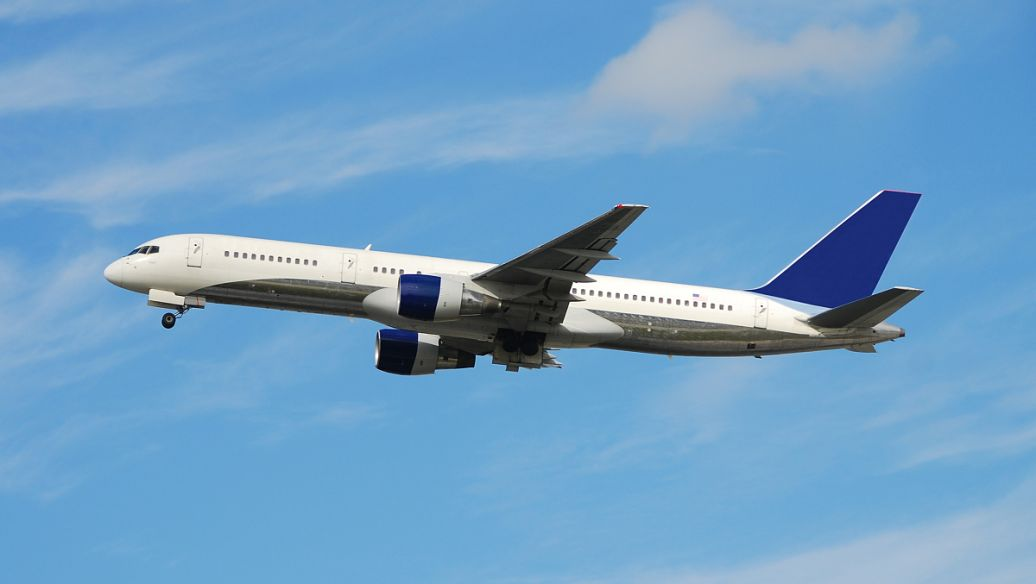
#> input picture task2/example1.jpg, 1036 x 584 px
$ python task2_2_geometric.py
#> lines starting #> are read from the running program, lines starting #| are printed output that depends on the picture
### task2/src/common.py
# -*- coding: utf-8 -*-
"""task-2 公共工具模块。

包含：目录约定、matplotlib 中文字体设置、BGR/RGB 转换、带文字标签的绘图辅助、
以及统一的"保存图片/视频"接口，保证所有脚本都能从任意工作目录直接运行。
"""

from __future__ import annotations

import json
import sys
from pathlib import Path

import cv2
import numpy as np
import matplotlib

# Windows 控制台默认 GBK，统一改成 UTF-8，避免中文/特殊符号打印报错
for _stream in (sys.stdout, sys.stderr):
    try:
        _stream.reconfigure(encoding="utf-8", errors="replace")
    except Exception:  # pragma: no cover
        pass

matplotlib.use("Agg")  # 无界面环境下渲染到文件
import matplotlib.pyplot as plt

# ---------------------------------------------------------------- 目录约定
TASK2_DIR = Path(__file__).resolve().parents[1]          # .../task2
ASSETS_DIR = TASK2_DIR / "assets"                        # 输入素材
OUT_DIR = TASK2_DIR / "outputs"                          # 全部输出
FIG_DIR = OUT_DIR / "figures"                            # 结果图
VID_DIR = OUT_DIR / "videos"                             # 结果视频
IMG_DIR = OUT_DIR / "images"                             # 单张结果图
DATA_DIR = OUT_DIR / "data"                              # 数值结果 json/csv


def ensure_dirs(*dirs: Path) -> None:
    """创建输出目录（默认创建全部输出子目录）。"""
    for d in (*dirs,) or (FIG_DIR, VID_DIR, IMG_DIR, DATA_DIR):
        Path(d).mkdir(parents=True, exist_ok=True)


def setup_matplotlib() -> None:
    """配置 matplotlib：中文字体、负号显示、高 dpi。"""
    plt.rcParams["font.sans-serif"] = [
        "Microsoft YaHei",
        "SimHei",
        "Noto Sans CJK SC",
        "DejaVu Sans",
    ]
    plt.rcParams["axes.unicode_minus"] = False
    plt.rcParams["figure.dpi"] = 120
    plt.rcParams["savefig.dpi"] = 120
    plt.rcParams["savefig.bbox"] = "tight"


# ---------------------------------------------------------------- 图像工具
def bgr2rgb(img: np.ndarray) -> np.ndarray:
    """OpenCV 默认 BGR 顺序，转成 matplotlib/PIL 使用的 RGB 顺序。"""
    return cv2.cvtColor(img, cv2.COLOR_BGR2RGB)


# [5 lines left out: function put_text, not called in this run]


def save_fig(fig, name: str, subdir: Path = FIG_DIR) -> Path:
    """保存 matplotlib 图像并关闭，避免内存堆积。"""
    subdir.mkdir(parents=True, exist_ok=True)
    path = Path(subdir) / name
    fig.savefig(path)
    plt.close(fig)
    print(f"[figure] {path}")
    return path


def show_panel(ax, img_bgr: np.ndarray, title: str, cmap=None) -> None:
    """在一个 subplot 上显示 OpenCV 图像。"""
    if img_bgr.ndim == 2:
        ax.imshow(img_bgr, cmap=cmap or "gray", vmin=0, vmax=255)
    else:
        ax.imshow(bgr2rgb(img_bgr))
    ax.set_title(title, fontsize=11)
    ax.axis("off")


def imwrite(path: Path, img: np.ndarray) -> Path:
    path = Path(path)
    path.parent.mkdir(parents=True, exist_ok=True)
    ok = cv2.imwrite(str(path), img)
    if not ok:
        raise RuntimeError(f"保存图片失败: {path}")
    print(f"[image ] {path}")
    return path


# [7 lines left out: function dump_json, not called in this run]


# ---------------------------------------------------------------- 视频工具
class VideoWriter:
    """cv2.VideoWriter 的上下文管理器封装（自动按源视频帧率/尺寸建 writer）。"""

    # [9 lines left out: function __init__, not called in this run]

    def write(self, frame: np.ndarray) -> None:
        self.writer.write(frame)

    def release(self) -> None:
        self.writer.release()

    def __enter__(self):
        return self

    # [26 lines left out: functions __exit__, open_video, read_first_frame, not called in this run]


# ---------------------------------------------------------------- 素材定位
# 优先使用题目提供的官方素材（task2/example*.jpg|mp4），
# 找不到时再退回 make_assets.py 生成的模拟素材（task2/assets/）。
SEARCH_DIRS = [TASK2_DIR, TASK2_DIR / "assets"]


def resolve_asset(name: str) -> Path:
    """按优先级查找素材（官方素材优先），都找不到时给出清晰提示。"""
#> called with name = 'example1.jpg'
    for d in SEARCH_DIRS:
        path = d / name
        if path.exists():
            return path
    raise FileNotFoundError(
        f"缺少素材 {name}\n"
        f"  · 官方素材请放到 {TASK2_DIR}\n"
        f"  · 或运行 `python src/make_assets.py` 生成可复现的模拟素材到 {ASSETS_DIR}"
    )


def find_gt(video_path: Path) -> Path:
    """真值 csv 与视频同目录（官方素材没有真值，模拟素材有）。"""
    return video_path.with_name(video_path.stem + "_gt.csv")

### task2/src/task2_2_geometric.py
# -*- coding: utf-8 -*-
"""task2-2：对图片做 缩放 / 旋转 / 平移 / 翻转。

* 缩放：cv2.resize（两种插值 INTER_NEAREST / INTER_LINEAR 对比）
* 旋转：cv2.getRotationMatrix2D + warpAffine（可 expand，避免裁切）
* 平移：仿射矩阵 M=[[1,0,tx],[0,1,ty]] + warpAffine
* 翻转：cv2.flip（水平/垂直/水平+垂直）
* 综合仿射：旋转+缩放+平移组合成一个矩阵

输出：outputs/figures/fig_task2_2_geometric.png 与 outputs/images/task2_2_*.png
"""

from __future__ import annotations

import cv2
import numpy as np
import matplotlib.pyplot as plt

from common import FIG_DIR, IMG_DIR, ensure_dirs, imwrite, resolve_asset, save_fig, setup_matplotlib, show_panel


def rotate(img: np.ndarray, angle: float, expand: bool = True, scale: float = 1.0):
    """绕图像中心旋转 angle 度；expand=True 时放大画布保证不被裁切。"""
    h, w = img.shape[:2]
    center = (w / 2.0, h / 2.0)
    M = cv2.getRotationMatrix2D(center, angle, scale)

    if not expand:
        return cv2.warpAffine(img, M, (w, h), flags=cv2.INTER_LINEAR, borderValue=(255, 255, 255))

    cos, sin = abs(M[0, 0]), abs(M[0, 1])
    new_w = int(h * sin + w * cos)
    new_h = int(h * cos + w * sin)
    M[0, 2] += new_w / 2.0 - center[0]
    M[1, 2] += new_h / 2.0 - center[1]
    # 白色填充保持与原图背景一致
    return cv2.warpAffine(img, M, (new_w, new_h), flags=cv2.INTER_LINEAR, borderValue=(245, 245, 245))


def translate(img: np.ndarray, tx: int, ty: int) -> np.ndarray:
    h, w = img.shape[:2]
    M = np.float32([[1, 0, tx], [0, 1, ty]])
    return cv2.warpAffine(img, M, (w, h), flags=cv2.INTER_LINEAR, borderValue=(245, 245, 245))


def flip(img: np.ndarray, mode: str) -> np.ndarray:
    codes = {"horizontal": 1, "vertical": 0, "both": -1}
    return cv2.flip(img, codes[mode])


def main() -> None:
    ensure_dirs(FIG_DIR, IMG_DIR)
    setup_matplotlib()
    src = resolve_asset("example1.jpg")
    img = cv2.imread(str(src), cv2.IMREAD_COLOR)
#> img is the input picture: shape (584, 1036, 3); mean B, G, R 198.1, 159.7, 111.6
    h, w = img.shape[:2]
#> h = 584; w = 1036
    print(f"原图: {w}×{h}")
#| 原图: 1036×584

    # ---------------- 各种几何变换
    scaled_down = cv2.resize(img, None, fx=0.4, fy=0.4, interpolation=cv2.INTER_AREA)   # 缩小用 AREA 更平滑
    scaled_up = cv2.resize(img, None, fx=1.6, fy=1.6, interpolation=cv2.INTER_LINEAR)   # 放大用 LINEAR
    scaled_nearest = cv2.resize(img, None, fx=1.6, fy=1.6, interpolation=cv2.INTER_NEAREST)
    rotated = rotate(img, 45, expand=True)
    rotated_30 = rotate(img, -30, expand=False)          # 不扩画布 -> 四角会被裁掉
#> call 2 of rotate, with angle = -30, expand = False, scale = 1
#> in rotate (call 2), `return cv2.warpAffine(img, M, (w, h), flags=cv2.INTER_LINEAR, borderVa..`:
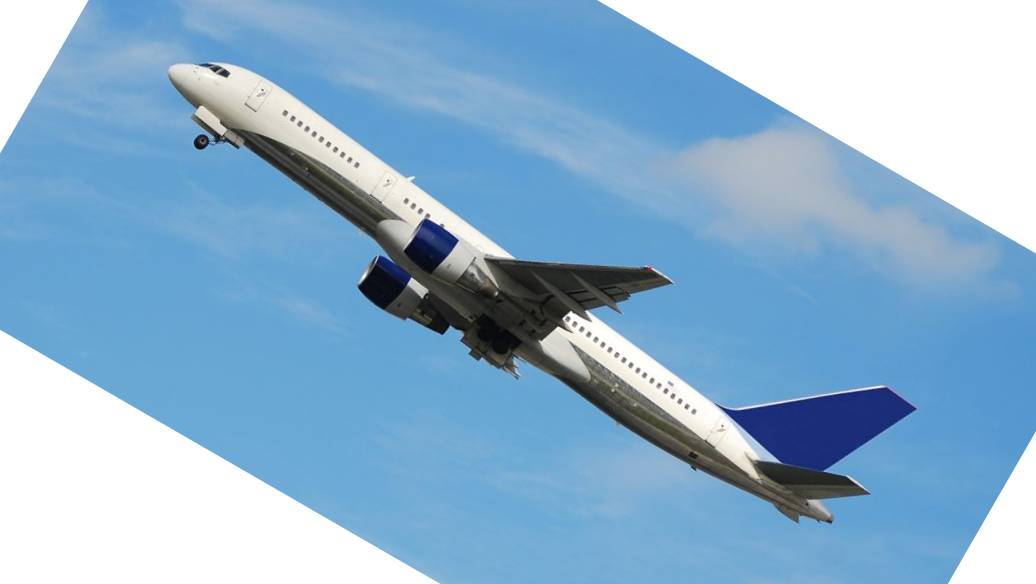
#> returned value: shape (584, 1036, 3); mean of channels 0, 1, 2 207.9, 178, 140.4; drawn as B, G, R
    translated = translate(img, tx=140, ty=90)
#> in translate, `return cv2.warpAffine(img, M, (w, h), flags=cv2.INTER_LINEAR, borderVa..`:
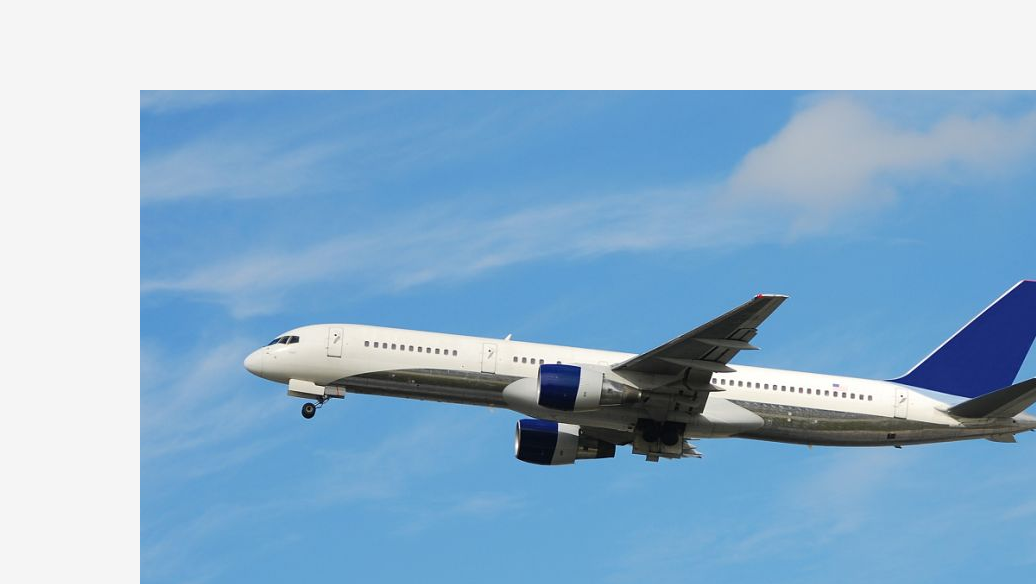
#> returned value: shape (584, 1036, 3); mean of channels 0, 1, 2 207.7, 180.7, 147.5; drawn as B, G, R
    flip_h = flip(img, "horizontal")
#> in flip, `return cv2.flip(img, codes[mode])`:
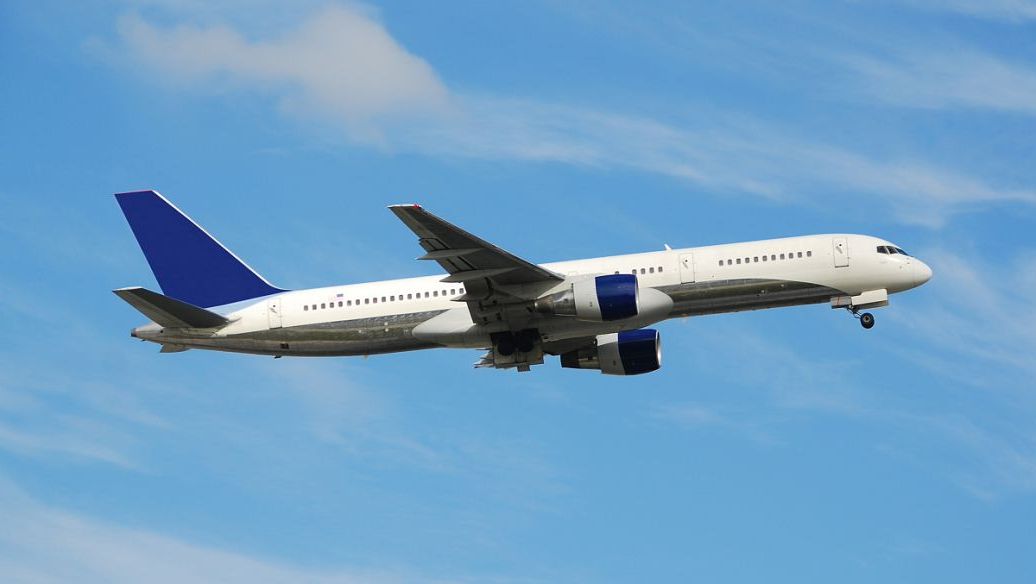
#> returned value: shape (584, 1036, 3); mean of channels 0, 1, 2 198.1, 159.7, 111.6; drawn as B, G, R
    flip_v = flip(img, "vertical")
#> call 2 of flip, with mode = 'vertical'
#> in flip (call 2), `return cv2.flip(img, codes[mode])`:
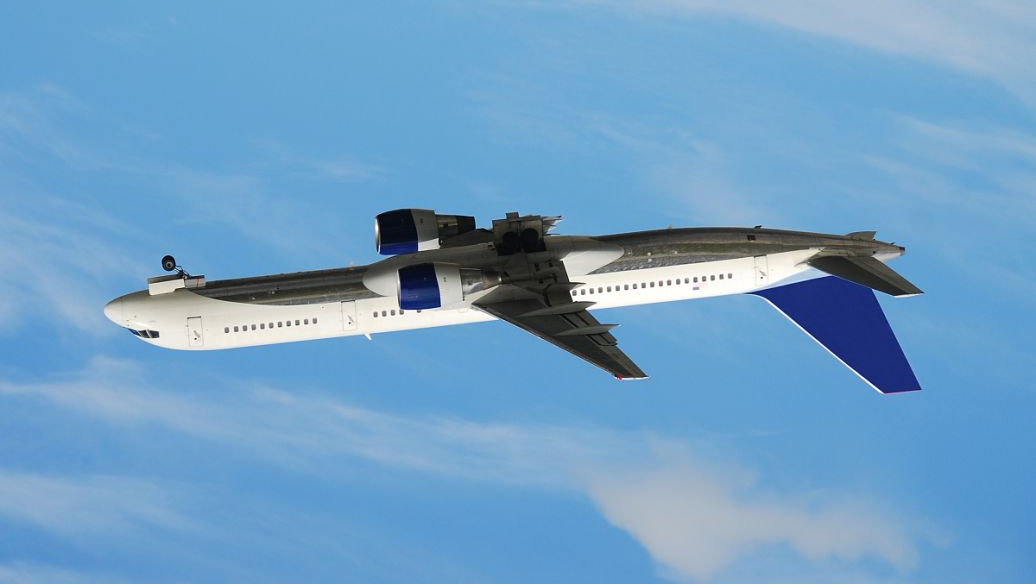
#> returned value: shape (584, 1036, 3); mean of channels 0, 1, 2 198.1, 159.7, 111.6; drawn as B, G, R
    flip_both = flip(img, "both")
#> call 3 of flip, with mode = 'both'
#> in flip (call 3), `return cv2.flip(img, codes[mode])`:
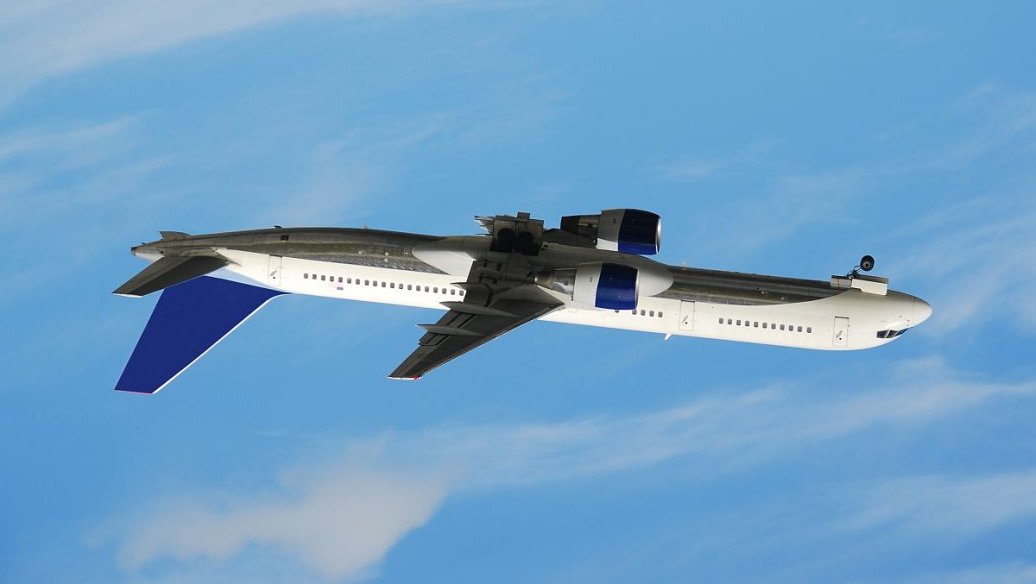
#> returned value: shape (584, 1036, 3); mean of channels 0, 1, 2 198.1, 159.7, 111.6; drawn as B, G, R

    # ---------------- 综合仿射：先绕中心旋转 25°，再整体缩小 0.7，再平移 (60, 20)
    M_rot = cv2.getRotationMatrix2D((w / 2, h / 2), 25, 0.7)
    M_trans = np.float32([[1, 0, 60], [0, 1, 20]])
    M = np.vstack([M_rot, [0, 0, 1]]) @ np.vstack([M_trans, [0, 0, 1]])
    affine = cv2.warpAffine(img, M[:2], (w, h), flags=cv2.INTER_LINEAR, borderValue=(245, 245, 245))
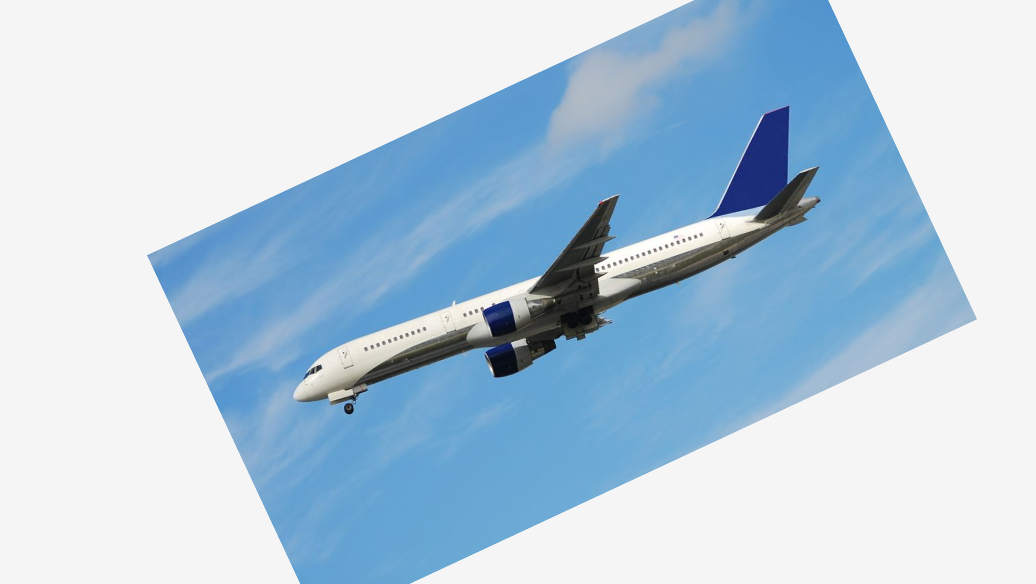
#> affine: shape (584, 1036, 3); mean B, G, R 222.4, 204, 181
    print("综合仿射矩阵 M =\n", np.round(M[:2], 3))
#| 综合仿射矩阵 M =
#|  [[  0.634   0.296 146.971]
#|  [ -0.296   0.634 254.93 ]]

    for name, im in [
        ("task2_2_scale_0.4.jpg", scaled_down),
        ("task2_2_scale_1.6.jpg", scaled_up),
        ("task2_2_rotate_45.jpg", rotated),
        ("task2_2_translate.jpg", translated),
        ("task2_2_flip_horizontal.jpg", flip_h),
        ("task2_2_flip_vertical.jpg", flip_v),
        ("task2_2_flip_both.jpg", flip_both),
        ("task2_2_affine_combo.jpg", affine),
    ]:
        imwrite(IMG_DIR / name, im)
#> this loop made 8 passes
#> name on passes 1 to 8: 'task2_2_scale_0.4.jpg', 'task2_2_scale_1.6.jpg', 'task2_2_rotate_45.jpg', 'task2_2_translate.jpg', 'task2_2_flip_horizontal.jpg', 'task2_2_flip_vertical.jpg', 'task2_2_flip_both.jpg', 'task2_2_affine_combo.jpg'
#| [image ] task2/outputs/images/task2_2_scale_0.4.jpg
#| [image ] task2/outputs/images/task2_2_scale_1.6.jpg
#| [image ] task2/outputs/images/task2_2_rotate_45.jpg
#| [image ] task2/outputs/images/task2_2_translate.jpg
#| [image ] task2/outputs/images/task2_2_flip_horizontal.jpg
#| [image ] task2/outputs/images/task2_2_flip_vertical.jpg
#| [image ] task2/outputs/images/task2_2_flip_both.jpg
#| [image ] task2/outputs/images/task2_2_affine_combo.jpg

    # ---------------- 汇总图
    panels = [
        (img, f"原图 {w}×{h}"),
        (scaled_down, f"缩放 ×0.4 (INTER_AREA) {scaled_down.shape[1]}×{scaled_down.shape[0]}"),
        (scaled_up, f"缩放 ×1.6 (INTER_LINEAR) {scaled_up.shape[1]}×{scaled_up.shape[0]}"),
        (scaled_nearest, "缩放 ×1.6 (INTER_NEAREST, 有锯齿)"),
        (rotated, f"旋转 +45° (expand) {rotated.shape[1]}×{rotated.shape[0]}"),
        (rotated_30, "旋转 -30° (不 expand, 被裁切)"),
        (translated, "平移 tx=140, ty=90"),
        (flip_h, "水平翻转 (flipCode=1)"),
        (flip_v, "垂直翻转 (flipCode=0)"),
        (flip_both, "水平+垂直翻转 (flipCode=-1)"),
        (affine, "综合仿射: 旋转25°+缩放0.7+平移(60,20)"),
    ]
    fig, axes = plt.subplots(3, 4, figsize=(15, 11))
    for ax in axes.ravel():
        ax.axis("off")
    for ax, (im, title) in zip(axes.ravel(), panels):
        show_panel(ax, im, title)
#> this loop made 11 passes
#> title on passes 1 to 11: '原图 1036×584', '缩放 ×0.4 (INTER_AREA) 414×234', '缩放 ×1.6 (INTER_LINEAR) 1658×934', '缩放 ×1.6 (INTER_NEAREST, 有锯齿)', '旋转 +45° (expand) 1145×1145', '旋转 -30° (不 expand, 被裁切)', '平移 tx=140, ty=90', '水平翻转 (flipCode=1)', '垂直翻转 (flipCode=0)', '水平+垂直翻转 (flipCode=-1)', '综合仿射: 旋转25°+缩放0.7+平移(60,20)'
    fig.suptitle("task2-2 缩放 / 旋转 / 平移 / 翻转 / 仿射组合", fontsize=14)
    fig.tight_layout()
    save_fig(fig, "fig_task2_2_geometric.png")
#> in save_fig, `fig.savefig(path)`:
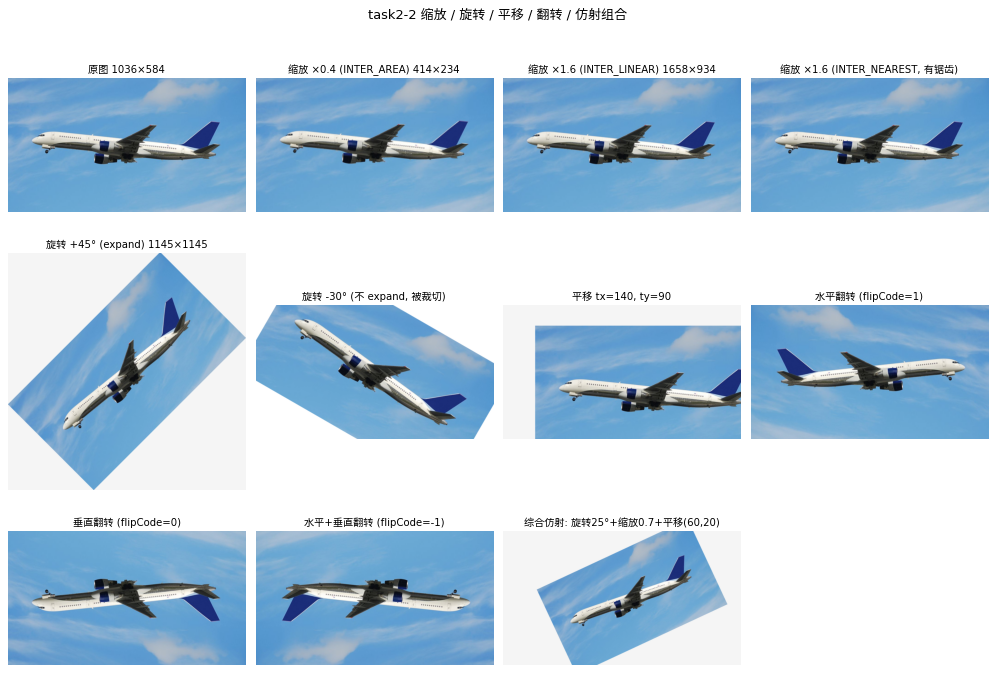
#> figure drawn by matplotlib, 11 panels


if __name__ == "__main__":
    main()
